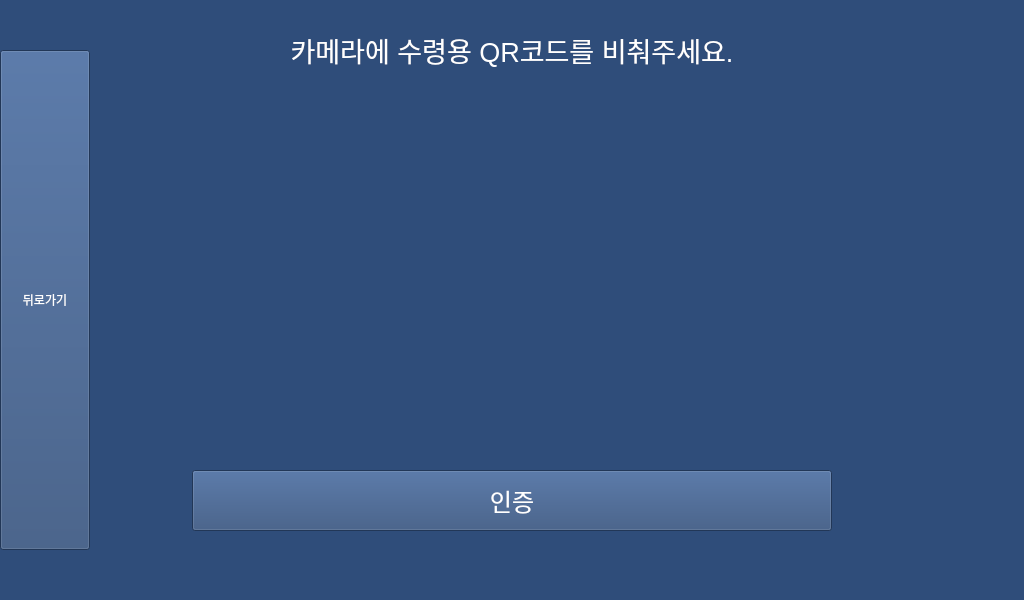
<?xml version="1.0" encoding="UTF-8"?>
<ui version="4.0">
 <class>MainWindow</class>
 <widget class="QMainWindow" name="MainWindow">
  <property name="geometry">
   <rect>
    <x>0</x>
    <y>0</y>
    <width>1024</width>
    <height>600</height>
   </rect>
  </property>
  <property name="palette">
   <palette>
    <active>
     <colorrole role="WindowText">
      <brush brushstyle="SolidPattern">
       <color alpha="255">
        <red>255</red>
        <green>255</green>
        <blue>255</blue>
       </color>
      </brush>
     </colorrole>
     <colorrole role="Button">
      <brush brushstyle="SolidPattern">
       <color alpha="255">
        <red>47</red>
        <green>77</green>
        <blue>122</blue>
       </color>
      </brush>
     </colorrole>
     <colorrole role="Light">
      <brush brushstyle="SolidPattern">
       <color alpha="255">
        <red>71</red>
        <green>115</green>
        <blue>183</blue>
       </color>
      </brush>
     </colorrole>
     <colorrole role="Midlight">
      <brush brushstyle="SolidPattern">
       <color alpha="255">
        <red>59</red>
        <green>96</green>
        <blue>152</blue>
       </color>
      </brush>
     </colorrole>
     <colorrole role="Dark">
      <brush brushstyle="SolidPattern">
       <color alpha="255">
        <red>23</red>
        <green>38</green>
        <blue>61</blue>
       </color>
      </brush>
     </colorrole>
     <colorrole role="Mid">
      <brush brushstyle="SolidPattern">
       <color alpha="255">
        <red>31</red>
        <green>51</green>
        <blue>81</blue>
       </color>
      </brush>
     </colorrole>
     <colorrole role="Text">
      <brush brushstyle="SolidPattern">
       <color alpha="255">
        <red>255</red>
        <green>255</green>
        <blue>255</blue>
       </color>
      </brush>
     </colorrole>
     <colorrole role="BrightText">
      <brush brushstyle="SolidPattern">
       <color alpha="255">
        <red>255</red>
        <green>255</green>
        <blue>255</blue>
       </color>
      </brush>
     </colorrole>
     <colorrole role="ButtonText">
      <brush brushstyle="SolidPattern">
       <color alpha="255">
        <red>255</red>
        <green>255</green>
        <blue>255</blue>
       </color>
      </brush>
     </colorrole>
     <colorrole role="Base">
      <brush brushstyle="SolidPattern">
       <color alpha="255">
        <red>47</red>
        <green>77</green>
        <blue>122</blue>
       </color>
      </brush>
     </colorrole>
     <colorrole role="Window">
      <brush brushstyle="SolidPattern">
       <color alpha="255">
        <red>47</red>
        <green>77</green>
        <blue>122</blue>
       </color>
      </brush>
     </colorrole>
     <colorrole role="Shadow">
      <brush brushstyle="SolidPattern">
       <color alpha="255">
        <red>0</red>
        <green>0</green>
        <blue>0</blue>
       </color>
      </brush>
     </colorrole>
     <colorrole role="AlternateBase">
      <brush brushstyle="SolidPattern">
       <color alpha="255">
        <red>23</red>
        <green>38</green>
        <blue>61</blue>
       </color>
      </brush>
     </colorrole>
     <colorrole role="ToolTipBase">
      <brush brushstyle="SolidPattern">
       <color alpha="255">
        <red>255</red>
        <green>255</green>
        <blue>220</blue>
       </color>
      </brush>
     </colorrole>
     <colorrole role="ToolTipText">
      <brush brushstyle="SolidPattern">
       <color alpha="255">
        <red>0</red>
        <green>0</green>
        <blue>0</blue>
       </color>
      </brush>
     </colorrole>
    </active>
    <inactive>
     <colorrole role="WindowText">
      <brush brushstyle="SolidPattern">
       <color alpha="255">
        <red>255</red>
        <green>255</green>
        <blue>255</blue>
       </color>
      </brush>
     </colorrole>
     <colorrole role="Button">
      <brush brushstyle="SolidPattern">
       <color alpha="255">
        <red>47</red>
        <green>77</green>
        <blue>122</blue>
       </color>
      </brush>
     </colorrole>
     <colorrole role="Light">
      <brush brushstyle="SolidPattern">
       <color alpha="255">
        <red>71</red>
        <green>115</green>
        <blue>183</blue>
       </color>
      </brush>
     </colorrole>
     <colorrole role="Midlight">
      <brush brushstyle="SolidPattern">
       <color alpha="255">
        <red>59</red>
        <green>96</green>
        <blue>152</blue>
       </color>
      </brush>
     </colorrole>
     <colorrole role="Dark">
      <brush brushstyle="SolidPattern">
       <color alpha="255">
        <red>23</red>
        <green>38</green>
        <blue>61</blue>
       </color>
      </brush>
     </colorrole>
     <colorrole role="Mid">
      <brush brushstyle="SolidPattern">
       <color alpha="255">
        <red>31</red>
        <green>51</green>
        <blue>81</blue>
       </color>
      </brush>
     </colorrole>
     <colorrole role="Text">
      <brush brushstyle="SolidPattern">
       <color alpha="255">
        <red>255</red>
        <green>255</green>
        <blue>255</blue>
       </color>
      </brush>
     </colorrole>
     <colorrole role="BrightText">
      <brush brushstyle="SolidPattern">
       <color alpha="255">
        <red>255</red>
        <green>255</green>
        <blue>255</blue>
       </color>
      </brush>
     </colorrole>
     <colorrole role="ButtonText">
      <brush brushstyle="SolidPattern">
       <color alpha="255">
        <red>255</red>
        <green>255</green>
        <blue>255</blue>
       </color>
      </brush>
     </colorrole>
     <colorrole role="Base">
      <brush brushstyle="SolidPattern">
       <color alpha="255">
        <red>47</red>
        <green>77</green>
        <blue>122</blue>
       </color>
      </brush>
     </colorrole>
     <colorrole role="Window">
      <brush brushstyle="SolidPattern">
       <color alpha="255">
        <red>47</red>
        <green>77</green>
        <blue>122</blue>
       </color>
      </brush>
     </colorrole>
     <colorrole role="Shadow">
      <brush brushstyle="SolidPattern">
       <color alpha="255">
        <red>0</red>
        <green>0</green>
        <blue>0</blue>
       </color>
      </brush>
     </colorrole>
     <colorrole role="AlternateBase">
      <brush brushstyle="SolidPattern">
       <color alpha="255">
        <red>23</red>
        <green>38</green>
        <blue>61</blue>
       </color>
      </brush>
     </colorrole>
     <colorrole role="ToolTipBase">
      <brush brushstyle="SolidPattern">
       <color alpha="255">
        <red>255</red>
        <green>255</green>
        <blue>220</blue>
       </color>
      </brush>
     </colorrole>
     <colorrole role="ToolTipText">
      <brush brushstyle="SolidPattern">
       <color alpha="255">
        <red>0</red>
        <green>0</green>
        <blue>0</blue>
       </color>
      </brush>
     </colorrole>
    </inactive>
    <disabled>
     <colorrole role="WindowText">
      <brush brushstyle="SolidPattern">
       <color alpha="255">
        <red>255</red>
        <green>255</green>
        <blue>255</blue>
       </color>
      </brush>
     </colorrole>
     <colorrole role="Button">
      <brush brushstyle="SolidPattern">
       <color alpha="255">
        <red>47</red>
        <green>77</green>
        <blue>122</blue>
       </color>
      </brush>
     </colorrole>
     <colorrole role="Light">
      <brush brushstyle="SolidPattern">
       <color alpha="255">
        <red>71</red>
        <green>115</green>
        <blue>183</blue>
       </color>
      </brush>
     </colorrole>
     <colorrole role="Midlight">
      <brush brushstyle="SolidPattern">
       <color alpha="255">
        <red>59</red>
        <green>96</green>
        <blue>152</blue>
       </color>
      </brush>
     </colorrole>
     <colorrole role="Dark">
      <brush brushstyle="SolidPattern">
       <color alpha="255">
        <red>23</red>
        <green>38</green>
        <blue>61</blue>
       </color>
      </brush>
     </colorrole>
     <colorrole role="Mid">
      <brush brushstyle="SolidPattern">
       <color alpha="255">
        <red>31</red>
        <green>51</green>
        <blue>81</blue>
       </color>
      </brush>
     </colorrole>
     <colorrole role="Text">
      <brush brushstyle="SolidPattern">
       <color alpha="255">
        <red>255</red>
        <green>255</green>
        <blue>255</blue>
       </color>
      </brush>
     </colorrole>
     <colorrole role="BrightText">
      <brush brushstyle="SolidPattern">
       <color alpha="255">
        <red>255</red>
        <green>255</green>
        <blue>255</blue>
       </color>
      </brush>
     </colorrole>
     <colorrole role="ButtonText">
      <brush brushstyle="SolidPattern">
       <color alpha="255">
        <red>255</red>
        <green>255</green>
        <blue>255</blue>
       </color>
      </brush>
     </colorrole>
     <colorrole role="Base">
      <brush brushstyle="SolidPattern">
       <color alpha="255">
        <red>47</red>
        <green>77</green>
        <blue>122</blue>
       </color>
      </brush>
     </colorrole>
     <colorrole role="Window">
      <brush brushstyle="SolidPattern">
       <color alpha="255">
        <red>47</red>
        <green>77</green>
        <blue>122</blue>
       </color>
      </brush>
     </colorrole>
     <colorrole role="Shadow">
      <brush brushstyle="SolidPattern">
       <color alpha="255">
        <red>0</red>
        <green>0</green>
        <blue>0</blue>
       </color>
      </brush>
     </colorrole>
     <colorrole role="AlternateBase">
      <brush brushstyle="SolidPattern">
       <color alpha="255">
        <red>47</red>
        <green>77</green>
        <blue>122</blue>
       </color>
      </brush>
     </colorrole>
     <colorrole role="ToolTipBase">
      <brush brushstyle="SolidPattern">
       <color alpha="255">
        <red>255</red>
        <green>255</green>
        <blue>220</blue>
       </color>
      </brush>
     </colorrole>
     <colorrole role="ToolTipText">
      <brush brushstyle="SolidPattern">
       <color alpha="255">
        <red>0</red>
        <green>0</green>
        <blue>0</blue>
       </color>
      </brush>
     </colorrole>
    </disabled>
   </palette>
  </property>
  <property name="windowTitle">
   <string>MainWindow</string>
  </property>
  <property name="styleSheet">
   <string notr="true">background-color: rgb(47, 77, 122);
color: rgb(255, 255, 255);</string>
  </property>
  <property name="documentMode">
   <bool>false</bool>
  </property>
  <widget class="QWidget" name="centralwidget">
   <widget class="QLabel" name="title">
    <property name="geometry">
     <rect>
      <x>162</x>
      <y>30</y>
      <width>700</width>
      <height>40</height>
     </rect>
    </property>
    <property name="font">
     <font>
      <pointsize>20</pointsize>
     </font>
    </property>
    <property name="layoutDirection">
     <enum>Qt::LeftToRight</enum>
    </property>
    <property name="text">
     <string>카메라에 수령용 QR코드를 비춰주세요.</string>
    </property>
    <property name="alignment">
     <set>Qt::AlignCenter</set>
    </property>
    <property name="textInteractionFlags">
     <set>Qt::NoTextInteraction</set>
    </property>
   </widget>
   <widget class="QLabel" name="camera">
    <property name="geometry">
     <rect>
      <x>192</x>
      <y>100</y>
      <width>640</width>
      <height>360</height>
     </rect>
    </property>
    <property name="text">
     <string/>
    </property>
    <property name="alignment">
     <set>Qt::AlignCenter</set>
    </property>
   </widget>
   <widget class="QPushButton" name="back_button">
    <property name="geometry">
     <rect>
      <x>0</x>
      <y>50</y>
      <width>90</width>
      <height>500</height>
     </rect>
    </property>
    <property name="mouseTracking">
     <bool>false</bool>
    </property>
    <property name="layoutDirection">
     <enum>Qt::LeftToRight</enum>
    </property>
    <property name="text">
     <string>뒤로가기</string>
    </property>
    <property name="iconSize">
     <size>
      <width>100</width>
      <height>100</height>
     </size>
    </property>
    <property name="default">
     <bool>false</bool>
    </property>
    <property name="flat">
     <bool>false</bool>
    </property>
   </widget>
   <widget class="QLabel" name="timeout_timer">
    <property name="geometry">
     <rect>
      <x>287</x>
      <y>550</y>
      <width>450</width>
      <height>50</height>
     </rect>
    </property>
    <property name="font">
     <font>
      <pointsize>20</pointsize>
     </font>
    </property>
    <property name="layoutDirection">
     <enum>Qt::LeftToRight</enum>
    </property>
    <property name="text">
     <string>&lt;html&gt;&lt;head/&gt;&lt;body&gt;&lt;p&gt;&lt;br/&gt;&lt;/p&gt;&lt;/body&gt;&lt;/html&gt;</string>
    </property>
    <property name="alignment">
     <set>Qt::AlignCenter</set>
    </property>
    <property name="textInteractionFlags">
     <set>Qt::NoTextInteraction</set>
    </property>
   </widget>
   <widget class="QPushButton" name="auth_button">
    <property name="geometry">
     <rect>
      <x>192</x>
      <y>470</y>
      <width>640</width>
      <height>61</height>
     </rect>
    </property>
    <property name="font">
     <font>
      <pointsize>18</pointsize>
     </font>
    </property>
    <property name="text">
     <string>인증</string>
    </property>
   </widget>
   <widget class="QLabel" name="status_text">
    <property name="geometry">
     <rect>
      <x>774</x>
      <y>580</y>
      <width>250</width>
      <height>20</height>
     </rect>
    </property>
    <property name="font">
     <font>
      <pointsize>10</pointsize>
     </font>
    </property>
    <property name="layoutDirection">
     <enum>Qt::LeftToRight</enum>
    </property>
    <property name="text">
     <string>&lt;html&gt;&lt;head/&gt;&lt;body&gt;&lt;p&gt;&lt;br/&gt;&lt;/p&gt;&lt;/body&gt;&lt;/html&gt;</string>
    </property>
    <property name="alignment">
     <set>Qt::AlignCenter</set>
    </property>
    <property name="textInteractionFlags">
     <set>Qt::NoTextInteraction</set>
    </property>
   </widget>
  </widget>
 </widget>
 <resources/>
 <connections/>
</ui>
